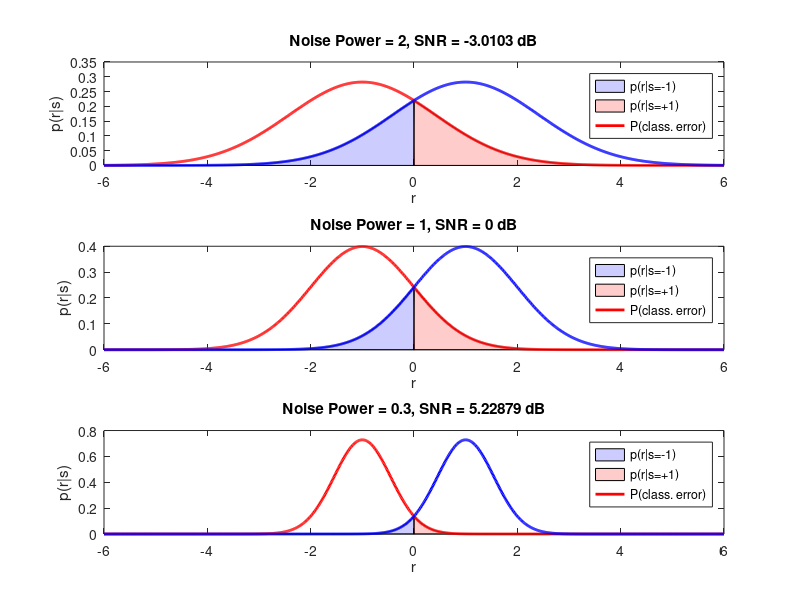
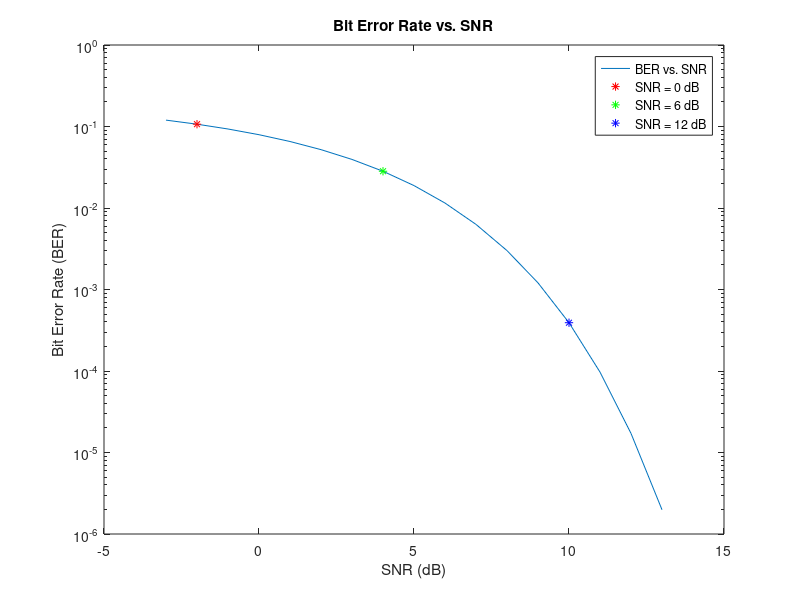

These figures' MATLAB source, in order:
% Define the range of r values
r = linspace(-6,6,1000);

% Define the transmitted signals
s = [-1 1];

% Define the noise powers
noise_powers = [2 1 0.3];

% Define the signal power
signal_power = 1;

% Initialize the figure
figure;

% Loop over the noise powers
for i = 1:length(noise_powers)
    
    % Compute the variance of the noise
    noise_var = noise_powers(i);
    
    % Compute the signal-to-noise ratio (SNR)
    snr = 10*log10(signal_power/noise_var);
    
    % Compute the conditional probability distributions
    p_r_given_s_neg1 = normpdf(r, -1, sqrt(noise_var));
    p_r_given_s_pos1 = normpdf(r, 1, sqrt(noise_var));
    
    % Plot the conditional probability distributions
    subplot(3,1,i);
    area(r, p_r_given_s_pos1.*(r<=0), 'FaceColor', 'b', 'FaceAlpha', 0.2);
    hold on;
    area(r, p_r_given_s_neg1.*(r>0), 'FaceColor', 'r', 'FaceAlpha', 0.2);
    plot(r, p_r_given_s_neg1, 'r', 'LineWidth', 2);
    plot(r, p_r_given_s_pos1, 'b', 'LineWidth', 2);
    xlabel('r');
    ylabel('p(r|s)');
    title(sprintf('Noise Power = %g, SNR = %g dB', noise_var, snr));
    legend('p(r|s=-1)','p(r|s=+1)','P(class. error)');
    
end

figure

% Define the range of SNR values in dB
SNR_dB = -3:13;

% Calculate the corresponding SNR values
SNR = 10.^(SNR_dB/10);

% Define the probability of symbol error for each SNR value
P_error = 0.5*erfc(sqrt(SNR));

% Define the probability of bit error for each SNR value
P_bit_error = @(SNR) 0.5*(1 - normcdf(sqrt(SNR)));

% Calculate the BER for each SNR value
BER = arrayfun(P_bit_error, SNR);

% Plot the BER vs. SNR curve
figure;
semilogy(SNR_dB, BER);
hold on;

% Add stars at the three SNR values from part a
plot(SNR_dB(2), BER(2), 'r*');
plot(SNR_dB(8), BER(8), 'g*');
plot(SNR_dB(14), BER(14), 'b*');

% Label the axes and add a title
xlabel('SNR (dB)');
ylabel('Bit Error Rate (BER)');
title('Bit Error Rate vs. SNR');

% Add a legend
legend('BER vs. SNR', 'SNR = 0 dB', 'SNR = 6 dB', 'SNR = 12 dB');






